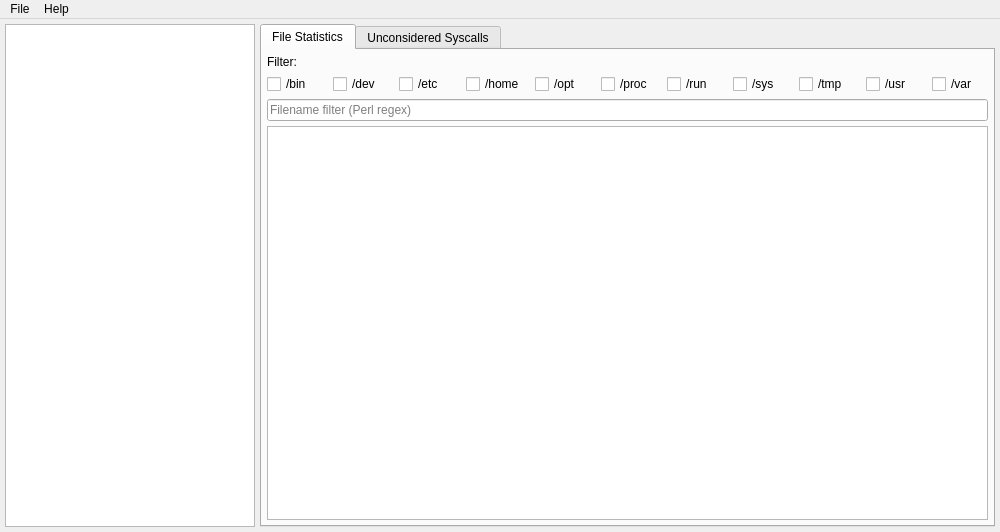
<?xml version="1.0" encoding="UTF-8"?>
<ui version="4.0">
 <class>MainWindow</class>
 <widget class="QMainWindow" name="MainWindow">
  <property name="geometry">
   <rect>
    <x>0</x>
    <y>0</y>
    <width>1000</width>
    <height>532</height>
   </rect>
  </property>
  <property name="minimumSize">
   <size>
    <width>1000</width>
    <height>300</height>
   </size>
  </property>
  <property name="windowTitle">
   <string>iotrace-GUI</string>
  </property>
  <widget class="QWidget" name="centralwidget">
   <layout class="QHBoxLayout" name="horizontalLayout_4">
    <property name="spacing">
     <number>5</number>
    </property>
    <property name="leftMargin">
     <number>5</number>
    </property>
    <property name="topMargin">
     <number>5</number>
    </property>
    <property name="rightMargin">
     <number>5</number>
    </property>
    <property name="bottomMargin">
     <number>5</number>
    </property>
    <item>
     <widget class="QListView" name="processesListView">
      <property name="maximumSize">
       <size>
        <width>250</width>
        <height>16777215</height>
       </size>
      </property>
      <property name="selectionMode">
       <enum>QAbstractItemView::ExtendedSelection</enum>
      </property>
     </widget>
    </item>
    <item>
     <widget class="QTabWidget" name="tabs">
      <property name="currentIndex">
       <number>0</number>
      </property>
      <widget class="QWidget" name="fileStatistics">
       <attribute name="title">
        <string>File Statistics</string>
       </attribute>
       <layout class="QVBoxLayout" name="verticalLayout">
        <property name="spacing">
         <number>5</number>
        </property>
        <property name="leftMargin">
         <number>5</number>
        </property>
        <property name="topMargin">
         <number>5</number>
        </property>
        <property name="rightMargin">
         <number>5</number>
        </property>
        <property name="bottomMargin">
         <number>5</number>
        </property>
        <item>
         <widget class="QLabel" name="label">
          <property name="text">
           <string>Filter:</string>
          </property>
         </widget>
        </item>
        <item>
         <layout class="QHBoxLayout" name="horizontalLayout">
          <property name="spacing">
           <number>10</number>
          </property>
          <item>
           <widget class="QCheckBox" name="checkBoxBin">
            <property name="text">
             <string>/bin</string>
            </property>
           </widget>
          </item>
          <item>
           <widget class="QCheckBox" name="checkBoxDev">
            <property name="text">
             <string>/dev</string>
            </property>
           </widget>
          </item>
          <item>
           <widget class="QCheckBox" name="checkBoxEtc">
            <property name="text">
             <string>/etc</string>
            </property>
           </widget>
          </item>
          <item>
           <widget class="QCheckBox" name="checkBoxHome">
            <property name="text">
             <string>/home</string>
            </property>
           </widget>
          </item>
          <item>
           <widget class="QCheckBox" name="checkBoxOpt">
            <property name="text">
             <string>/opt</string>
            </property>
           </widget>
          </item>
          <item>
           <widget class="QCheckBox" name="checkBoxProc">
            <property name="text">
             <string>/proc</string>
            </property>
           </widget>
          </item>
          <item>
           <widget class="QCheckBox" name="checkBoxRun">
            <property name="text">
             <string>/run</string>
            </property>
           </widget>
          </item>
          <item>
           <widget class="QCheckBox" name="checkBoxSys">
            <property name="text">
             <string>/sys</string>
            </property>
           </widget>
          </item>
          <item>
           <widget class="QCheckBox" name="checkBoxTmp">
            <property name="text">
             <string>/tmp</string>
            </property>
           </widget>
          </item>
          <item>
           <widget class="QCheckBox" name="checkBoxUsr">
            <property name="text">
             <string>/usr</string>
            </property>
           </widget>
          </item>
          <item>
           <widget class="QCheckBox" name="checkBoxVar">
            <property name="text">
             <string>/var</string>
            </property>
           </widget>
          </item>
         </layout>
        </item>
        <item>
         <widget class="QLineEdit" name="filestatsLineEdit">
          <property name="placeholderText">
           <string>Filename filter (Perl regex)</string>
          </property>
         </widget>
        </item>
        <item>
         <widget class="QTableView" name="filestatsTableView">
          <property name="sortingEnabled">
           <bool>true</bool>
          </property>
         </widget>
        </item>
       </layout>
      </widget>
      <widget class="QWidget" name="syscalls">
       <attribute name="title">
        <string>Unconsidered Syscalls</string>
       </attribute>
       <layout class="QVBoxLayout" name="verticalLayout_2">
        <property name="spacing">
         <number>5</number>
        </property>
        <property name="leftMargin">
         <number>5</number>
        </property>
        <property name="topMargin">
         <number>5</number>
        </property>
        <property name="rightMargin">
         <number>5</number>
        </property>
        <property name="bottomMargin">
         <number>5</number>
        </property>
        <item>
         <widget class="QLineEdit" name="syscallsLineEdit">
          <property name="placeholderText">
           <string>Syscall filter (Perl regex)</string>
          </property>
         </widget>
        </item>
        <item>
         <widget class="QTableView" name="syscallsTableView">
          <property name="sortingEnabled">
           <bool>true</bool>
          </property>
         </widget>
        </item>
       </layout>
      </widget>
     </widget>
    </item>
   </layout>
  </widget>
  <widget class="QMenuBar" name="menubar">
   <property name="geometry">
    <rect>
     <x>0</x>
     <y>0</y>
     <width>1000</width>
     <height>29</height>
    </rect>
   </property>
   <widget class="QMenu" name="menuFile">
    <property name="title">
     <string>File</string>
    </property>
    <addaction name="actionOpen"/>
    <addaction name="separator"/>
    <addaction name="actionQuit"/>
   </widget>
   <widget class="QMenu" name="menuHelp">
    <property name="title">
     <string>Help</string>
    </property>
    <addaction name="actionAbout"/>
   </widget>
   <addaction name="menuFile"/>
   <addaction name="menuHelp"/>
  </widget>
  <action name="actionOpen">
   <property name="text">
    <string>Open</string>
   </property>
  </action>
  <action name="actionQuit">
   <property name="text">
    <string>Quit</string>
   </property>
  </action>
  <action name="actionAbout">
   <property name="text">
    <string>About</string>
   </property>
  </action>
  <action name="actionOpenRecent">
   <property name="text">
    <string>Open Recent</string>
   </property>
  </action>
  <action name="actionColumns">
   <property name="text">
    <string>Columns</string>
   </property>
  </action>
 </widget>
 <resources/>
 <connections/>
</ui>
